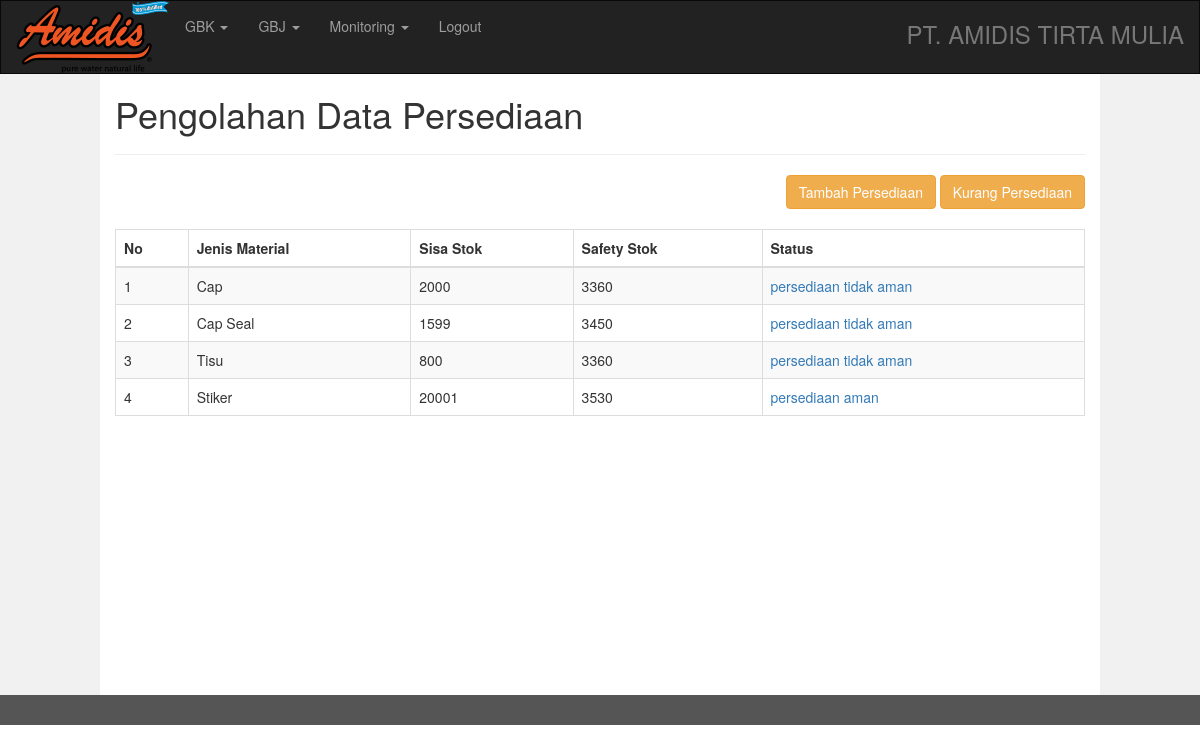
Screenshot of /datapersediaan.php (signed in) with the database file from the repository.
### tables this page shows
CREATE TABLE IF NOT EXISTS `t_material` (
  `id_material` int(20) NOT NULL AUTO_INCREMENT,
  `nama_material` varchar(12) NOT NULL,
  `qty` int(12) NOT NULL,
  `harga` int(20) NOT NULL,
  `stok` int(12) NOT NULL,
  `pengeluaran` int(12) NOT NULL,
  `sisa` int(12) NOT NULL,
  `bulan` varchar(20) DEFAULT NULL,
  `total_harga` int(20) NOT NULL,
  `safety_stock` int(20) DEFAULT NULL,
  `status` enum('persediaan aman','persediaan tidak aman') NOT NULL,
  `id_bom` int(12) NOT NULL,
  PRIMARY KEY (`id_material`),
  KEY `id_bom` (`id_bom`)
);

### datapersediaan.php (the view, shortened to what this page needs)
<!DOCTYPE html>
<html lang="en">
<head>
  <link rel="stylesheet" href="css/bootstrap.min.css">
</head>
<body>
<?php
$hasil = mysql_query("SELECT nama_material, sisa, safety_stock, status FROM t_material") or die (mysql_error());
?>
<div class="navbar navbar-inverse">
  <div class="container-fluid">
    <div class="navbar-header">
	  <a href="front/indexgudang.php"><img src="logo.png" class="img-responsive" alt="Responsive image" ></a>
    </div>
    <div class="collapse navbar-collapse" id="myNavbar">
      <ul class="nav navbar-nav">
        <li class="dropdown">
          <a href="#" class="dropdown-toggle" data-toggle="dropdown" role="button" aria-haspopup="true" aria-expanded="false"> GBK <span class="caret"></span></a>
        <li class="dropdown">
          <a href="#" class="dropdown-toggle" data-toggle="dropdown" role="button" aria-haspopup="true" aria-expanded="false"> GBJ <span class="caret"></span></a>
		<li class="dropdown">
          <a href="#" class="dropdown-toggle" data-toggle="dropdown" role="button" aria-haspopup="true" aria-expanded="false"> Monitoring <span class="caret"></span></a>
        </li>
	  <li><a href="login/login.php">Logout</a></li>
      </ul>
      <ul class="nav navbar-nav navbar-right">
        <li><h3 class="text-muted">PT. AMIDIS TIRTA MULIA</h3></li>
      </ul>
    </div>
  </div>
</div>
<div class="container-fluid text-center">
  <div class="row content">
    <div class="col-sm-1 sidenav">
    </div>
    <div class="col-sm-10 text-left">
      <h1>Pengolahan Data Persediaan</h1>
      <hr>
      <div style="text-align: right;">
    <a type="button" href="form/form_tambah_persediaan.php" class="btn btn-warning">Tambah Persediaan </a>
    <a type="button" href="form/form_Kurang_persediaan.php" class="btn btn-warning">Kurang Persediaan </a>
  </div> <br>
	  <table class="table table-bordered table-striped">
	  	<thead>
			<tr>
				<th>No</th>
				<th>Jenis Material</th>
				<th>Sisa Stok</th>
				<th>Safety Stok</th>
				<th>Status</th>
			</tr>
		</thead>
		<tbody>
			<?php
		 $i=1;
			while($row = mysql_fetch_array($hasil)){ ?>
			<tr>
				<td><?php echo $i; ?></td>
				<td><?php echo $row['nama_material']; ?></td>
				<td><?php echo $row['sisa']; ?></td>
				<td><?php echo $row['safety_stock']; ?></td>
				<td><a href="<?php echo "form/form_ubah_status_persediaan.php?&nama_material=".$row['nama_material']."&status=".$row['status']; ?>"><?php echo $row['status'];?></a></td>
			</tr>
		<?php $i++;}  ?>
		</tbody>
	</table>
   </div>
    <div class="col-sm-1 sidenav">
   </div>
 </div>
</div>
<footer class="container-fluid text-center">
</footer>
</body>
</html>

### datapersediaan.php (style rules this page uses)
.navbar { margin-bottom: 0; border-radius: 0; }
.row.content { height: 621px; }
.sidenav { padding-top: 20px; background-color: #f1f1f1; height: 100%; }
footer { background-color: #555; color: white; padding: 15px; }

### rows the page displays
t_material: nama_material "Cap", sisa "2000", safety_stock "3360", status "persediaan tidak aman"
t_material: nama_material "Cap Seal", sisa "1599", safety_stock "3450", status "persediaan tidak aman"
t_material: nama_material "Tisu", sisa "800", safety_stock "3360", status "persediaan tidak aman"
t_material: nama_material "Stiker", sisa "20001", safety_stock "3530", status "persediaan aman"
